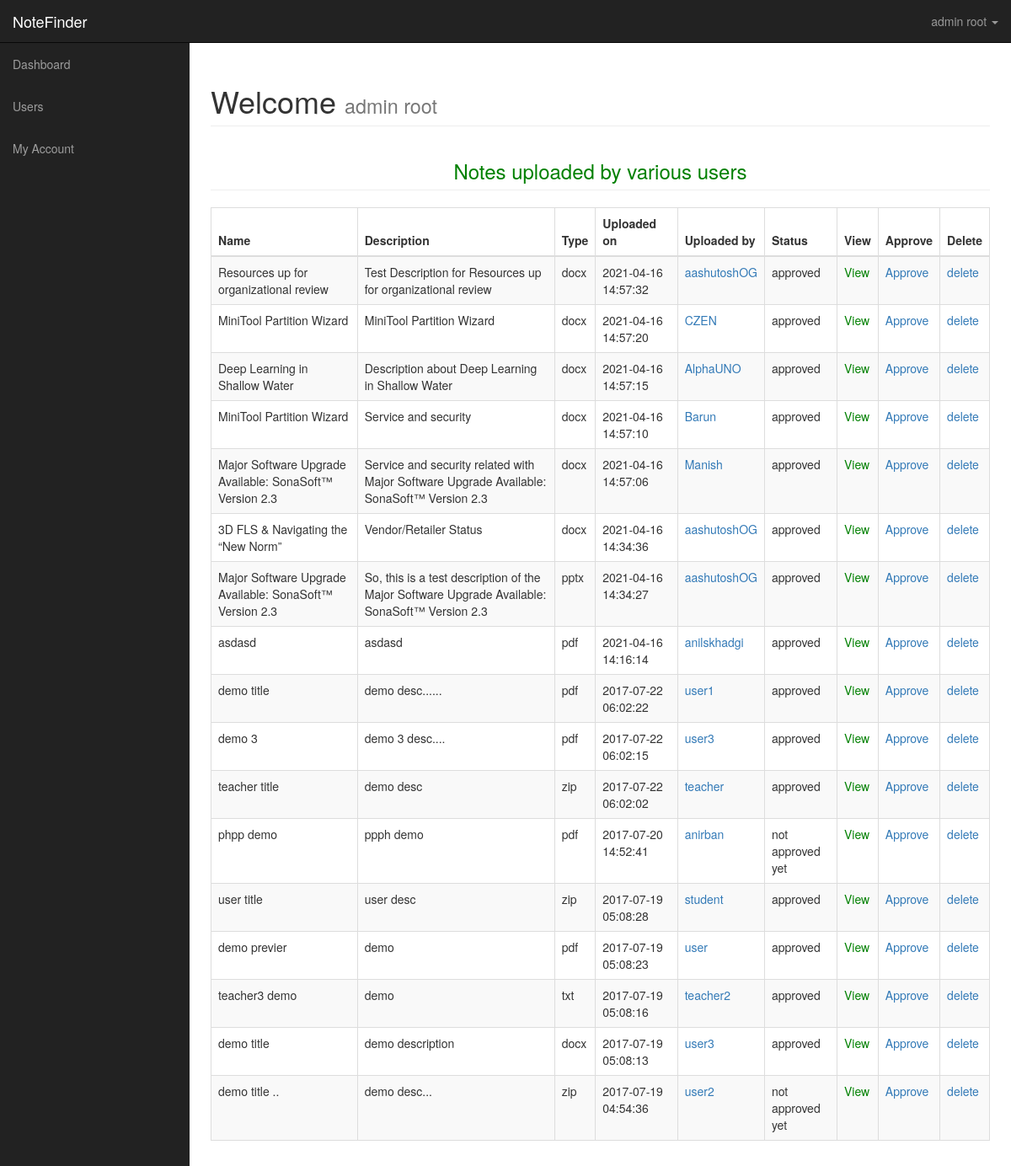
Page /dashboard/ (signed in) on the committed database.
### tables this page shows
CREATE TABLE `uploads` (
  `file_id` int(11) NOT NULL,
  `file_name` varchar(225) NOT NULL,
  `file_description` text NOT NULL,
  `file_type` varchar(225) NOT NULL,
  `file_uploader` varchar(225) NOT NULL,
  `file_uploaded_on` timestamp NOT NULL DEFAULT current_timestamp() ON UPDATE current_timestamp(),
  `file_uploaded_to` varchar(225) NOT NULL,
  `file` varchar(225) NOT NULL,
  `status` varchar(225) NOT NULL DEFAULT 'not approved yet'
);

### dashboard/index.php (the view, shortened to what this page needs)
<?php include('includes/adminheader.php');  ?>
 <div id="wrapper">
       <?php include 'includes/adminnav.php';?>
        <div id="page-wrapper">
            <div class="container-fluid">
                <div class="row">
                    <div class="col-lg-12">
                        <h1 class="page-header">
                            Welcome
                            <small><?php echo $_SESSION['name']; ?></small>
                        </h1>
<?php if($_SESSION['role'] == 'admin') {
?>
<h3 class="page-header">
                            <center><font color="green" > Notes uploaded by various users</font></center>
                        </h3>
<div class="row">
<div class="col-lg-12">
        <div class="table-responsive">
<form action="" method="post">
            <table class="table table-bordered table-striped table-hover">
            <thead>
                    <tr>
                        <th>Name</th>
                        <th>Description</th>
                        <th>Type </th>
                        <th>Uploaded on</th>
                        <th>Uploaded by </th>
                        <th>Status</th>
                        <th>View</th>
                        <th>Approve</th>
                        <th>Delete</th>
                    </tr>
                </thead>
                <tbody>
                 <?php
$query = "SELECT * FROM uploads ORDER BY file_uploaded_on DESC";
$run_query = mysqli_query($conn, $query) or die(mysqli_error($conn));
if (mysqli_num_rows($run_query) > 0) {
while ($row = mysqli_fetch_array($run_query)) {
    $file_id = $row['file_id'];
    $file_name = $row['file_name'];
    $file_description = $row['file_description'];
    $file_type = $row['file_type'];
    $file_date = $row['file_uploaded_on'];
    $file_uploader = $row['file_uploader'];
    $file_status = $row['status'];
    $file = $row['file'];
    echo "<tr>";
    echo "<td>$file_name</td>";
    echo "<td>$file_description</td>";
    echo "<td>$file_type</td>";
    echo "<td>$file_date</td>";
    echo "<td><a href='viewprofile.php?name=$file_uploader' target='_blank'> $file_uploader </a></td>";
    echo "<td>$file_status</td>";
    echo "<td><a href='allfiles/$file' target='_blank' style='color:green'>View </a></td>";
    echo "<td><a onClick=\"javascript: return confirm('Are you sure you want to approve this note?')\"href='?approve=$file_id'><i class='fa fa-times' style='color: red;'></i>Approve</a></td>";
    echo "<td><a onClick=\"javascript: return confirm('Are you sure you want to delete this post?')\" href='?del=$file_id'><i class='fa fa-times' style='color: red;'></i>delete</a></td>";
    echo "</tr>";
}
}
?>
                </tbody>
            </table>
</form>
</div>
</div>
</div>
<?php }
 ?>
</body>
</html>

### dashboard/css/sb-admin.css (style rules this page uses)
body { margin-top: 100px; background-color: #222; }
@media (min-width:768px) { body { margin-top: 50px; } }
#wrapper { padding-left: 0; }
#page-wrapper { width: 100%; padding: 0; background-color: #fff; }
@media (min-width:768px) { #wrapper { padding-left: 225px; } }
@media (min-width:768px) { #page-wrapper { padding: 10px; } }

### rows in the picture
uploads: file_name "Resources up for organizational review", file_description "Test Description for Resources up for organizational review", file_type "docx", file_uploaded_on "2021-04-16 14:57:32", file_uploader "aashutoshOG", status "approved"
uploads: file_name "MiniTool Partition Wizard", file_description "MiniTool Partition Wizard", file_type "docx", file_uploaded_on "2021-04-16 14:57:20", file_uploader "CZEN", status "approved"
uploads: file_name "Deep Learning in Shallow Water", file_description "Description about Deep Learning in Shallow Water", file_type "docx", file_uploaded_on "2021-04-16 14:57:15", file_uploader "AlphaUNO", status "approved"
uploads: file_name "MiniTool Partition Wizard", file_description "Service and security", file_type "docx", file_uploaded_on "2021-04-16 14:57:10", file_uploader "Barun", status "approved"
uploads: file_name "Major Software Upgrade Available: SonaSoft™ Version 2.3", file_description "Service and security related with Major Software Upgrade Available: SonaSoft™ Version 2.3", file_type "docx", file_uploaded_on "2021-04-16 14:57:06", file_uploader "Manish", status "approved"
uploads: file_name "3D FLS & Navigating the “New Norm”", file_description "Vendor/Retailer Status", file_type "docx", file_uploaded_on "2021-04-16 14:34:36", file_uploader "aashutoshOG", status "approved"
uploads: file_name "Major Software Upgrade Available: SonaSoft™ Version 2.3", file_description "So, this is a test description of the Major Software Upgrade Available: SonaSoft™ Version 2.3", file_type "pptx", file_uploaded_on "2021-04-16 14:34:27", file_uploader "aashutoshOG", status "approved"
uploads: file_name "asdasd", file_description "asdasd", file_type "pdf", file_uploaded_on "2021-04-16 14:16:14", file_uploader "anilskhadgi", status "approved"
uploads: file_name "demo title", file_description "demo desc......", file_type "pdf", file_uploaded_on "2017-07-22 06:02:22", file_uploader "user1", status "approved"
uploads: file_name "demo 3", file_description "demo 3 desc....", file_type "pdf", file_uploaded_on "2017-07-22 06:02:15", file_uploader "user3", status "approved"
uploads: file_name "teacher title", file_description "demo desc", file_type "zip", file_uploaded_on "2017-07-22 06:02:02", file_uploader "teacher", status "approved"
uploads: file_name "phpp demo", file_description "ppph demo", file_type "pdf", file_uploaded_on "2017-07-20 14:52:41", file_uploader "anirban", status "not approved yet"
uploads: file_name "user title", file_description "user desc", file_type "zip", file_uploaded_on "2017-07-19 05:08:28", file_uploader "student", status "approved"
uploads: file_name "demo previer", file_description "demo", file_type "pdf", file_uploaded_on "2017-07-19 05:08:23", file_uploader "user", status "approved"
uploads: file_name "teacher3 demo", file_description "demo", file_type "txt", file_uploaded_on "2017-07-19 05:08:16", file_uploader "teacher2", status "approved"
uploads: file_name "demo title", file_description "demo description", file_type "docx", file_uploaded_on "2017-07-19 05:08:13", file_uploader "user3", status "approved"
uploads: file_name "demo title ..", file_description "demo desc...", file_type "zip", file_uploaded_on "2017-07-19 04:54:36", file_uploader "user2", status "not approved yet"

### other values in the picture
$_SESSION['name'] "admin root"
